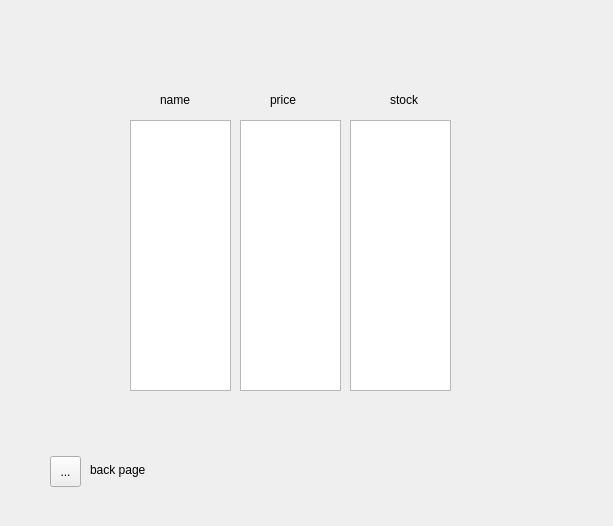
<?xml version="1.0" encoding="UTF-8"?>
<ui version="4.0">
 <class>warehouse_stock</class>
 <widget class="QDialog" name="warehouse_stock">
  <property name="geometry">
   <rect>
    <x>0</x>
    <y>0</y>
    <width>613</width>
    <height>526</height>
   </rect>
  </property>
  <property name="windowTitle">
   <string>Dialog</string>
  </property>
  <widget class="QListWidget" name="stock">
   <property name="geometry">
    <rect>
     <x>350</x>
     <y>120</y>
     <width>101</width>
     <height>271</height>
    </rect>
   </property>
  </widget>
  <widget class="QListWidget" name="price">
   <property name="geometry">
    <rect>
     <x>240</x>
     <y>120</y>
     <width>101</width>
     <height>271</height>
    </rect>
   </property>
  </widget>
  <widget class="QLabel" name="label_2">
   <property name="geometry">
    <rect>
     <x>270</x>
     <y>90</y>
     <width>63</width>
     <height>20</height>
    </rect>
   </property>
   <property name="text">
    <string>price</string>
   </property>
  </widget>
  <widget class="QListWidget" name="name">
   <property name="geometry">
    <rect>
     <x>130</x>
     <y>120</y>
     <width>101</width>
     <height>271</height>
    </rect>
   </property>
  </widget>
  <widget class="QLabel" name="label">
   <property name="geometry">
    <rect>
     <x>160</x>
     <y>90</y>
     <width>63</width>
     <height>20</height>
    </rect>
   </property>
   <property name="text">
    <string>name</string>
   </property>
  </widget>
  <widget class="QLabel" name="label_3">
   <property name="geometry">
    <rect>
     <x>390</x>
     <y>90</y>
     <width>63</width>
     <height>20</height>
    </rect>
   </property>
   <property name="text">
    <string>stock</string>
   </property>
  </widget>
  <widget class="QToolButton" name="toolButton">
   <property name="geometry">
    <rect>
     <x>50</x>
     <y>456</y>
     <width>31</width>
     <height>31</height>
    </rect>
   </property>
   <property name="text">
    <string>...</string>
   </property>
   <property name="icon">
    <iconset theme="QIcon::ThemeIcon::DocumentRevert"/>
   </property>
  </widget>
  <widget class="QLabel" name="label_12">
   <property name="geometry">
    <rect>
     <x>90</x>
     <y>460</y>
     <width>71</width>
     <height>20</height>
    </rect>
   </property>
   <property name="text">
    <string>back page</string>
   </property>
  </widget>
 </widget>
 <resources/>
 <connections/>
</ui>
